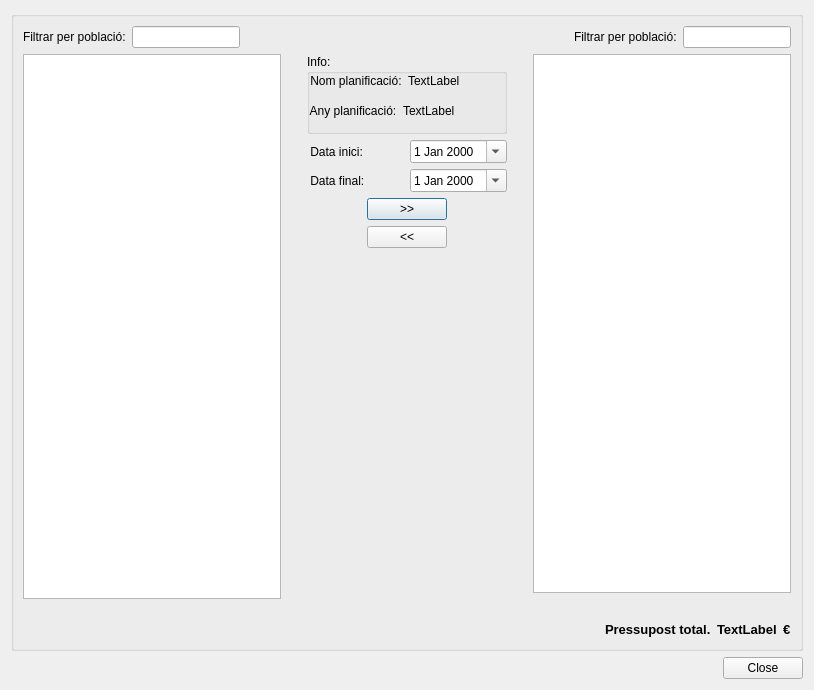
<?xml version="1.0" encoding="UTF-8"?>
<ui version="4.0">
 <class>multirow_selector</class>
 <widget class="QDialog" name="multirow_selector">
  <property name="geometry">
   <rect>
    <x>0</x>
    <y>0</y>
    <width>814</width>
    <height>690</height>
   </rect>
  </property>
  <property name="sizePolicy">
   <sizepolicy hsizetype="Fixed" vsizetype="Preferred">
    <horstretch>0</horstretch>
    <verstretch>0</verstretch>
   </sizepolicy>
  </property>
  <property name="windowTitle">
   <string>Plan selector</string>
  </property>
  <layout class="QVBoxLayout" name="verticalLayout">
   <item>
    <widget class="QGroupBox" name="groupBox">
     <property name="title">
      <string/>
     </property>
     <layout class="QGridLayout" name="verticalLayout_3">
      <item row="2" column="0">
       <layout class="QVBoxLayout" name="verticalLayout_4">
        <item>
         <layout class="QHBoxLayout" name="horizontalLayout_2">
          <property name="sizeConstraint">
           <enum>QLayout::SetMinAndMaxSize</enum>
          </property>
          <item>
           <layout class="QHBoxLayout" name="horizontalLayout_5">
            <item>
             <widget class="QLabel" name="label">
              <property name="text">
               <string>Filtrar per població:</string>
              </property>
             </widget>
            </item>
            <item>
             <widget class="QLineEdit" name="txt_search"/>
            </item>
           </layout>
          </item>
          <item>
           <spacer name="horizontalSpacer_4">
            <property name="orientation">
             <enum>Qt::Horizontal</enum>
            </property>
            <property name="sizeHint" stdset="0">
             <size>
              <width>40</width>
              <height>20</height>
             </size>
            </property>
           </spacer>
          </item>
          <item>
           <spacer name="horizontalSpacer_5">
            <property name="orientation">
             <enum>Qt::Horizontal</enum>
            </property>
            <property name="sizeHint" stdset="0">
             <size>
              <width>40</width>
              <height>20</height>
             </size>
            </property>
           </spacer>
          </item>
          <item>
           <layout class="QHBoxLayout" name="horizontalLayout_4">
            <item>
             <widget class="QLabel" name="label_2">
              <property name="text">
               <string>Filtrar per població:</string>
              </property>
             </widget>
            </item>
            <item>
             <widget class="QLineEdit" name="txt_selected_filter"/>
            </item>
           </layout>
          </item>
         </layout>
        </item>
        <item>
         <layout class="QHBoxLayout" name="horizontalLayout_7">
          <item>
           <layout class="QVBoxLayout" name="verticalLayout_8">
            <item>
             <widget class="QTableView" name="all_rows"/>
            </item>
            <item>
             <spacer name="horizontalSpacer_7">
              <property name="orientation">
               <enum>Qt::Horizontal</enum>
              </property>
              <property name="sizeHint" stdset="0">
               <size>
                <width>40</width>
                <height>20</height>
               </size>
              </property>
             </spacer>
            </item>
            <item>
             <spacer name="horizontalSpacer_9">
              <property name="orientation">
               <enum>Qt::Horizontal</enum>
              </property>
              <property name="sizeHint" stdset="0">
               <size>
                <width>40</width>
                <height>20</height>
               </size>
              </property>
             </spacer>
            </item>
           </layout>
          </item>
          <item>
           <layout class="QVBoxLayout" name="verticalLayout_2">
            <property name="sizeConstraint">
             <enum>QLayout::SetMinimumSize</enum>
            </property>
            <item>
             <layout class="QHBoxLayout" name="horizontalLayout_16">
              <item>
               <layout class="QVBoxLayout" name="verticalLayout_9">
                <property name="leftMargin">
                 <number>20</number>
                </property>
                <property name="rightMargin">
                 <number>20</number>
                </property>
                <item>
                 <layout class="QHBoxLayout" name="horizontalLayout_14" stretch="0">
                  <property name="spacing">
                   <number>6</number>
                  </property>
                  <property name="sizeConstraint">
                   <enum>QLayout::SetDefaultConstraint</enum>
                  </property>
                  <property name="topMargin">
                   <number>0</number>
                  </property>
                  <property name="bottomMargin">
                   <number>0</number>
                  </property>
                  <item>
                   <widget class="QGroupBox" name="groupBox_2">
                    <property name="sizePolicy">
                     <sizepolicy hsizetype="Preferred" vsizetype="Preferred">
                      <horstretch>0</horstretch>
                      <verstretch>0</verstretch>
                     </sizepolicy>
                    </property>
                    <property name="minimumSize">
                     <size>
                      <width>153</width>
                      <height>80</height>
                     </size>
                    </property>
                    <property name="title">
                     <string>Info:</string>
                    </property>
                    <widget class="QWidget" name="horizontalLayoutWidget">
                     <property name="geometry">
                      <rect>
                       <x>0</x>
                       <y>15</y>
                       <width>191</width>
                       <height>23</height>
                      </rect>
                     </property>
                     <layout class="QHBoxLayout" name="horizontalLayout_11">
                      <item>
                       <widget class="QLabel" name="label_6">
                        <property name="text">
                         <string> Nom planificació:</string>
                        </property>
                       </widget>
                      </item>
                      <item>
                       <widget class="QLabel" name="lbl_plan_code">
                        <property name="text">
                         <string>TextLabel</string>
                        </property>
                       </widget>
                      </item>
                      <item>
                       <spacer name="horizontalSpacer_2">
                        <property name="orientation">
                         <enum>Qt::Horizontal</enum>
                        </property>
                        <property name="sizeHint" stdset="0">
                         <size>
                          <width>40</width>
                          <height>20</height>
                         </size>
                        </property>
                       </spacer>
                      </item>
                     </layout>
                    </widget>
                    <widget class="QWidget" name="horizontalLayoutWidget_2">
                     <property name="geometry">
                      <rect>
                       <x>0</x>
                       <y>45</y>
                       <width>191</width>
                       <height>23</height>
                      </rect>
                     </property>
                     <layout class="QHBoxLayout" name="horizontalLayout_15">
                      <item>
                       <widget class="QLabel" name="label_7">
                        <property name="text">
                         <string> Any planificació:</string>
                        </property>
                       </widget>
                      </item>
                      <item>
                       <widget class="QLabel" name="lbl_year">
                        <property name="text">
                         <string>TextLabel</string>
                        </property>
                       </widget>
                      </item>
                      <item>
                       <spacer name="horizontalSpacer_6">
                        <property name="orientation">
                         <enum>Qt::Horizontal</enum>
                        </property>
                        <property name="sizeHint" stdset="0">
                         <size>
                          <width>40</width>
                          <height>20</height>
                         </size>
                        </property>
                       </spacer>
                      </item>
                     </layout>
                    </widget>
                   </widget>
                  </item>
                 </layout>
                </item>
                <item>
                 <layout class="QHBoxLayout" name="horizontalLayout_13">
                  <item>
                   <widget class="QLabel" name="label_5">
                    <property name="text">
                     <string> Data inici:</string>
                    </property>
                   </widget>
                  </item>
                  <item>
                   <widget class="QDateEdit" name="date_inici">
                    <property name="calendarPopup">
                     <bool>true</bool>
                    </property>
                   </widget>
                  </item>
                 </layout>
                </item>
                <item>
                 <layout class="QHBoxLayout" name="horizontalLayout_12">
                  <item>
                   <widget class="QLabel" name="label_4">
                    <property name="text">
                     <string> Data final:</string>
                    </property>
                   </widget>
                  </item>
                  <item>
                   <widget class="QDateEdit" name="date_fi">
                    <property name="calendarPopup">
                     <bool>true</bool>
                    </property>
                   </widget>
                  </item>
                 </layout>
                </item>
               </layout>
              </item>
             </layout>
            </item>
            <item>
             <layout class="QHBoxLayout" name="horizontalLayout">
              <property name="sizeConstraint">
               <enum>QLayout::SetMinimumSize</enum>
              </property>
              <item>
               <layout class="QVBoxLayout" name="verticalLayout_6">
                <property name="sizeConstraint">
                 <enum>QLayout::SetMinimumSize</enum>
                </property>
                <property name="leftMargin">
                 <number>80</number>
                </property>
                <property name="rightMargin">
                 <number>80</number>
                </property>
                <item>
                 <widget class="QPushButton" name="btn_select">
                  <property name="text">
                   <string>&gt;&gt;</string>
                  </property>
                 </widget>
                </item>
                <item>
                 <widget class="QPushButton" name="btn_unselect">
                  <property name="text">
                   <string>&lt;&lt;</string>
                  </property>
                 </widget>
                </item>
               </layout>
              </item>
             </layout>
            </item>
            <item>
             <spacer name="verticalSpacer">
              <property name="orientation">
               <enum>Qt::Vertical</enum>
              </property>
              <property name="sizeHint" stdset="0">
               <size>
                <width>20</width>
                <height>40</height>
               </size>
              </property>
             </spacer>
            </item>
           </layout>
          </item>
          <item>
           <layout class="QVBoxLayout" name="verticalLayout_5">
            <item>
             <widget class="QTableView" name="selected_rows"/>
            </item>
            <item>
             <spacer name="horizontalSpacer_8">
              <property name="orientation">
               <enum>Qt::Horizontal</enum>
              </property>
              <property name="sizeHint" stdset="0">
               <size>
                <width>40</width>
                <height>20</height>
               </size>
              </property>
             </spacer>
            </item>
            <item>
             <layout class="QHBoxLayout" name="horizontalLayout_10">
              <item>
               <spacer name="horizontalSpacer">
                <property name="orientation">
                 <enum>Qt::Horizontal</enum>
                </property>
                <property name="sizeHint" stdset="0">
                 <size>
                  <width>40</width>
                  <height>20</height>
                 </size>
                </property>
               </spacer>
              </item>
              <item>
               <widget class="QLabel" name="label_3">
                <property name="font">
                 <font>
                  <pointsize>10</pointsize>
                  <weight>75</weight>
                  <bold>true</bold>
                 </font>
                </property>
                <property name="text">
                 <string>Pressupost total.</string>
                </property>
               </widget>
              </item>
              <item>
               <widget class="QLabel" name="lbl_total_price">
                <property name="font">
                 <font>
                  <pointsize>10</pointsize>
                  <weight>75</weight>
                  <bold>true</bold>
                 </font>
                </property>
                <property name="text">
                 <string>TextLabel</string>
                </property>
               </widget>
              </item>
              <item>
               <widget class="QLabel" name="label_8">
                <property name="font">
                 <font>
                  <pointsize>10</pointsize>
                  <weight>75</weight>
                  <bold>true</bold>
                 </font>
                </property>
                <property name="text">
                 <string>€</string>
                </property>
               </widget>
              </item>
             </layout>
            </item>
           </layout>
          </item>
         </layout>
        </item>
       </layout>
      </item>
     </layout>
    </widget>
   </item>
   <item>
    <layout class="QHBoxLayout" name="horizontalLayout_8">
     <item>
      <spacer name="horizontalSpacer_3">
       <property name="orientation">
        <enum>Qt::Horizontal</enum>
       </property>
       <property name="sizeHint" stdset="0">
        <size>
         <width>40</width>
         <height>20</height>
        </size>
       </property>
      </spacer>
     </item>
     <item>
      <widget class="QPushButton" name="btn_close">
       <property name="text">
        <string>Close</string>
       </property>
      </widget>
     </item>
    </layout>
   </item>
  </layout>
 </widget>
 <resources/>
 <connections/>
</ui>
